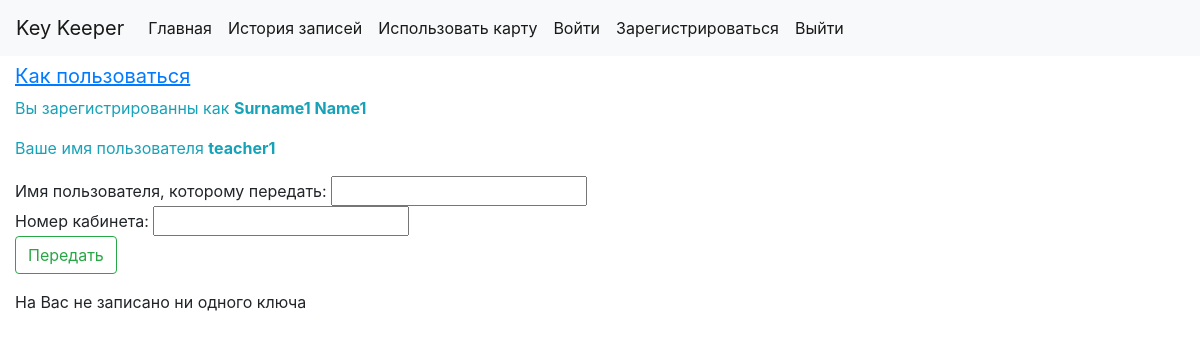
The app's page / (signed in), older data.
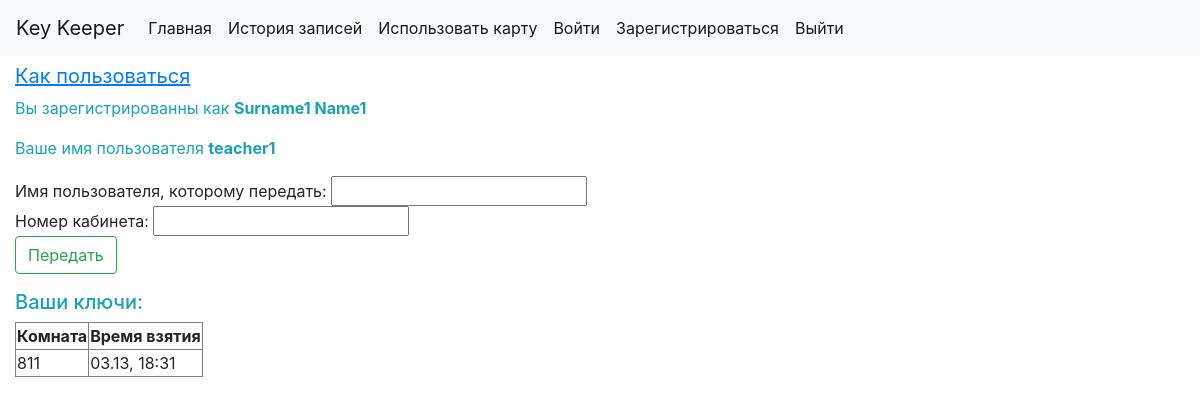
The same page, newer data.
### keeper/models.py (models this page shows, shortened)
class History(models.Model):
    key = models.IntegerField()
    time_cr = models.DateTimeField(default=datetime.datetime.now)
    user_id = models.ForeignKey(CustomUser, on_delete=models.CASCADE)
    active = models.CharField(max_length=100, default='Не сдан')
    time_back = models.DateTimeField(default=datetime.datetime.min)
    def month_cr(self):
        return self.time_cr.strftime('%m')
    def date_cr(self):
        return self.time_cr.strftime('%d')
    def hour_cr(self):
        return self.time_cr.strftime('%H')
    def minute_cr(self):
        return self.time_cr.strftime('%M')

### keeper/views.py (the view)
# urls.py: path('', views.index, name='index'),
@login_required
def index(request):
    context = {}
    if request.method == 'POST':
        f = TransferForm(request.POST)
        if 'transfer_req' in request.POST:
            if f.is_valid():
                try:
                    tran_user = CustomUser.objects.filter(username=f.data['username']).get()
                    if tran_user != request.user:
                        try:
                            if tran_user.key_tran_last != -1:
                                tran_user_last = CustomUser.objects.filter(username=tran_user.user_tran_last).get()
                                hist = History.objects.filter(key=tran_user.key_tran_last, user_id=tran_user_last,
                                                              active='Ожидает передачи').get()
                                hist.active = 'Не сдан'
                                hist.save()
                                tran_user.key_tran_last = -1
                                tran_user.user_tran_last = 'никто'
                                tran_user.save()
                            hist = History.objects.filter(key=f.data['key_num'], user_id=request.user,
                                                          active='Не сдан').get()
                            hist.active = 'Ожидает передачи'
                            hist.save()
                            tran_user.user_tran_last = str(request.user.username)
                            tran_user.key_tran_last = f.data['key_num']
                            tran_user.save()
                            context['message'] = 'Ожидайте подтверждения'
                        except ObjectDoesNotExist:
                            context['message'] = 'У вас нет такого ключа'
                    else:
                        context['message'] = 'Нельзя передать ключ себе'
                except ObjectDoesNotExist:
                    context['message'] = 'Нет такого пользователя'
        elif 'accept' in request.POST:
            user_tran = CustomUser.objects.filter(username=request.user.user_tran_last).get()
            hist = History.objects.filter(key=request.user.key_tran_last, user_id=user_tran,
                                          active='Ожидает передачи').get()
            try:
                hist_check = History.objects.filter(key=request.user.key_tran_last, user_id=request.user,
                                                    active='Не сдан').get()
                context['message'] = 'У вас уже есть ключ от этого кабинета'
            except ObjectDoesNotExist:
                hist.active = 'Сдан'
                hist.time_back = datetime.datetime.now()
                hist.save()
                hist = History(key=request.user.key_tran_last, user_id=request.user, active='Не сдан')
                hist.save()
                request.user.key_tran_last = -1
                request.user.user_tran_last = 'никто'
                request.user.save()
                context['message'] = 'Вы получили ключ'
        elif 'reject' in request.POST:
            user_tran = CustomUser.objects.filter(username=request.user.user_tran_last).get()
            hist = History.objects.filter(key=request.user.key_tran_last, user_id=user_tran,
                                          active='Ожидает передачи').get()
            hist.active = 'Не сдан'
            hist.save()
            request.user.key_tran_last = -1
            request.user.user_tran_last = 'никто'
            request.user.save()
            context['message'] = 'Вы отказались получать ключ'
    else:
        f = TransferForm()
    key_list = History.objects.filter(user_id=request.user, active='Не сдан')
    context['key_list'] = key_list
    if request.user.key_tran_last != -1:
        context['key_receive'] = request.user.key_tran_last
        context['user_receive'] = request.user.user_tran_last
    context['form'] = f
    context['user_id'] = str(request.user.last_name) + ' ' + str(request.user.first_name)
    context['user_name'] = str(request.user.username)
    return render(request, 'transfer.html', context)

### keeper/forms.py
class TransferForm(forms.Form):
    username = forms.CharField(label='Имя пользователя, которому передать:', max_length=100, required=True)
    key_num = forms.IntegerField(label='Номер кабинета:', max_value=1000, required=True)

### keeper/templates/transfer.html (shortened to what this page needs)
<!DOCTYPE html>
<html lang="en">
<head>
    {% include "includes/head.html" %}
</head>
<body>
    {% include "includes/nav_bar.html" %}
    <div class="container-fluid">
        <a class="navbar-brand" href="https://romanovkey.ru/docs/_build/html/overview.html#id6"><u>Как пользоваться</u></a>
        <p class="text-info">Вы зарегистрированны как <strong>{{ user_id }}</strong></p>
        <p class="text-info">Ваше имя пользователя <strong>{{ user_name }}</strong></p>
        <form method="POST" action="">
            {{ form.username.label }} {{ form.username }}
            <br>
            {{ form.key_num.label }} {{ form.key_num }}
            <br>
            <input type="submit" value="Передать" class="btn btn-outline-success" name="transfer_req">
        </form>
        {% if key_list %}
            <h5 class="text-info">Ваши ключи:</h5>
            <table border="1">
            <tr>
                <th>Комната</th>
                <th>Время взятия</th>
            </tr>
            {% for elem in key_list %}
                <tr><td>{{ elem.key }}</td>
                    <td>{{ elem.month_cr }}.{{ elem.date_cr }}, {{ elem.hour_cr }}:{{ elem.minute_cr }}</td></tr>
            {% endfor %}
            </table>
        {% else %}
            <p>На Вас не записано ни одного ключа</p>
        {% endif %}
    </div>
</body>
</html>

Row changes from the older to the newer data that the page shows:
now on this page (row edited): History: key "811", month_cr "03", date_cr "13", hour_cr "18", minute_cr "31"
Text that changed along with them:
text no longer shown: "На Вас не записано ни одного ключа"
text now shown: "Ваши ключи: Комната Время взятия"
